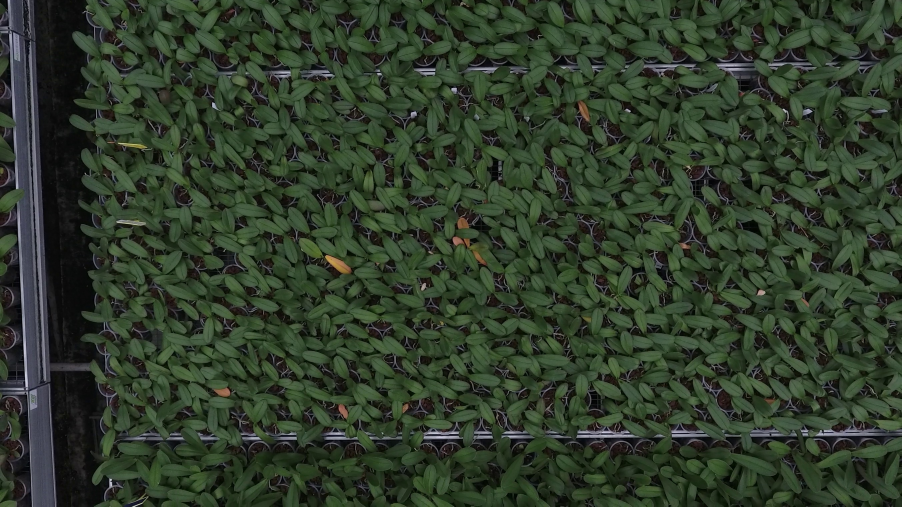
#> input picture IoT/img/002.jpeg, 2704 x 1520 px (shown at 1/3 size)
$ python -i check_image.py   (imports and definitions only)
#> lines starting #> are read from the running program, lines starting #| are printed output that depends on the picture; after the words box and inside, x2 and y2 are one past the last pixel; in counts of white or black regions, pixels touching at a corner belong together
import cv2
import copy
import numpy as np
import PIL.Image as Image
import os
import base64
from pprint import pprint

# Global Variables

# [1 line not run here, left out]
dir = 'resources/images/0*.jpeg'

KEYPOINT_TOTAL_AREA = 0
IMAGE_TOTAL_AREA = 0

# Overall filter values to isolate for sick leaves
LABmin = np.array([68, 110, 138], np.uint8)
LABmax = np.array([255, 162, 255], np.uint8)

# Range filter values for healthy leaves
LABmin_healthy = np.array([0, 83, 124], np.uint8)
LABmax_healthy = np.array([255, 129, 188], np.uint8)

# Range filter values for terrain
LABmin_terrain = np.array([0, 129, 0], np.uint8)
LABmax_terrain = np.array([255, 255, 148], np.uint8)

# Range filter values for yellow leaves and tags (FPs)
HSVmin_yellow = np.array([14, 70, 154], np.uint8)
HSVmax_yellow = np.array([33, 255, 255], np.uint8)


def filterNotInRange(frame, min, max, colorMode):
    """
    Filters the pixel that are NOT in the specified color
    """

    tempFrame = cv2.cvtColor(frame, colorMode)

    mask = cv2.inRange(tempFrame, min, max)

    filtered_frame = cv2.bitwise_and(frame, frame, mask=mask)

    return filtered_frame


def closing(img, kernel):
    """
    Dilatation followed by erosion, fills small holes in image
    based on kernel size.
    """
    return cv2.morphologyEx(img, cv2.MORPH_CLOSE, kernel)


def opening(img, kernel):
    """
    Erosion followed by dilatation, deletes spots on background
    based on kernel size.
    """
    return cv2.morphologyEx(img, cv2.MORPH_OPEN, kernel)


def differentialNode(input, filter):
    return cv2.subtract(input, filter)


def filteringEngine(original, debug=False):
    """
    Main filtering pipeline for a frame.
    """
    processedImage1 = filterNotInRange(original, LABmin_healthy, LABmax_healthy, cv2.COLOR_BGR2LAB)
    processedImage2 = filterNotInRange(original, LABmin_terrain, LABmax_terrain, cv2.COLOR_BGR2LAB)
    processedImage3 = filterNotInRange(original, HSVmin_yellow, HSVmax_yellow, cv2.COLOR_BGR2HSV)

    sum1 = cv2.add(processedImage1, processedImage2)
    sub1 = differentialNode(original, sum1)

    processedImage = filterNotInRange(sub1, LABmin, LABmax, cv2.COLOR_BGR2LAB)

    kernel = np.ones((6, 6), np.uint8)
    temp = closing(processedImage, kernel)

    kernel = np.ones((3, 3), np.uint8)
    out = opening(temp, kernel)

    return out


# [181 lines left out: functions blob_detector, color_transfer, image_stats, _min_max_scale, _scale_array, convert_image_to_bytearray and 1 more, not called in this run]


# [2 lines not run here, left out]

>>> import cv2
>>> picture = cv2.imread('img/002.jpeg')
#> picture is the input picture: shape (1520, 2704, 3); mean B, G, R 42.7, 59.9, 47.3
>>> result = filteringEngine(picture)
#> in filterNotInRange, `tempFrame = cv2.cvtColor(frame, colorMode)`: tempFrame: shape (1520, 2704, 3); mean of channels 0, 1, 2 59.7, 119.3, 136.6
#> in filterNotInRange, `mask = cv2.inRange(tempFrame, min, max)`:
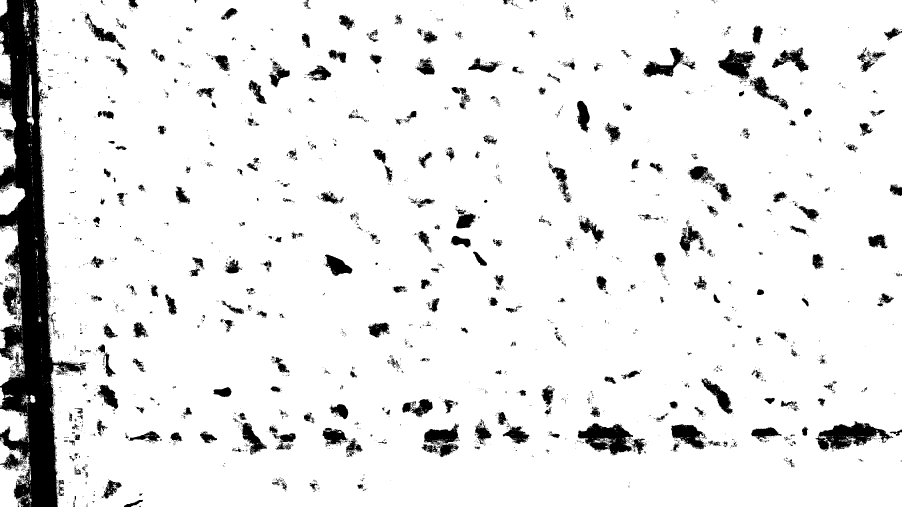
#> mask: shape (1520, 2704) (shown at 1/3 size); 91.3% white; 3799 black regions (3336 under 20 px), largest, box (x1, y1, x2, y2) and area: (0, 0, 259, 1520) 157638, (2446, 1263, 2672, 1354) 9750, (1733, 1269, 1899, 1366) 8939
#> in filterNotInRange, `filtered_frame = cv2.bitwise_and(frame, frame, mask=mask)`:
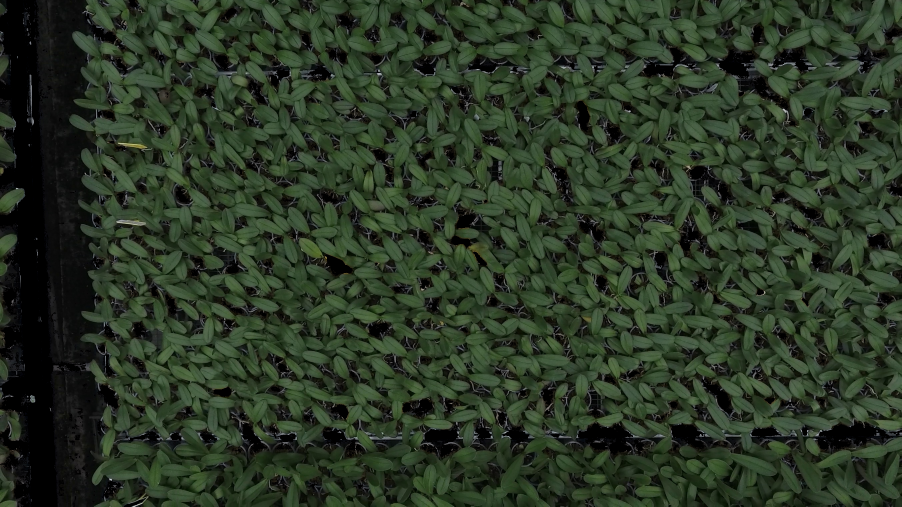
#> filtered_frame: shape (1520, 2704, 3) (shown at 1/3 size); mean B, G, R 37.3, 55, 42.1
#> call 2 of filterNotInRange, with min = array of shape (3,), max = array of shape (3,), colorMode = 44
#> in filterNotInRange (call 2), `mask = cv2.inRange(tempFrame, min, max)`:
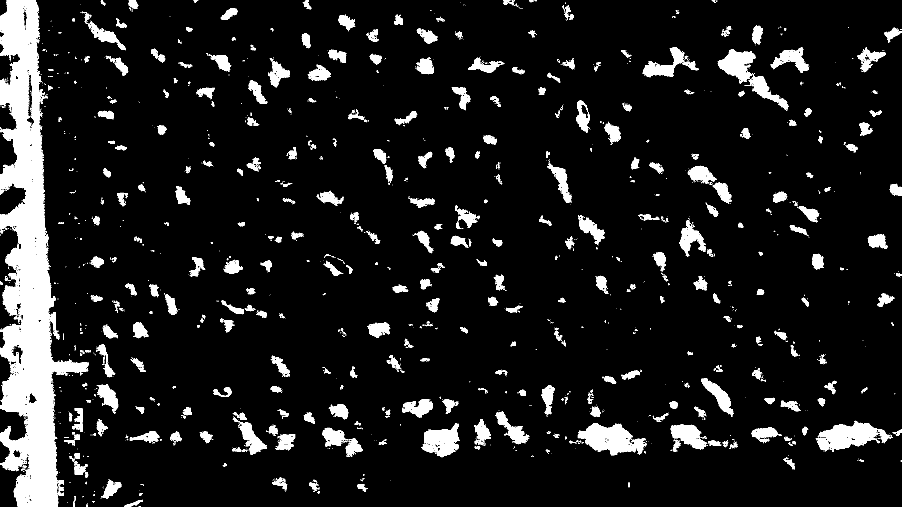
#> mask: shape (1520, 2704) (shown at 1/3 size); 9.3% white; 2915 white regions (2465 under 20 px), largest, box (x1, y1, x2, y2) and area: (0, 0, 267, 1520) 161080, (1733, 1269, 1940, 1366) 10656, (2447, 1262, 2678, 1355) 10183
#> in filterNotInRange (call 2), `filtered_frame = cv2.bitwise_and(frame, frame, mask=mask)`:
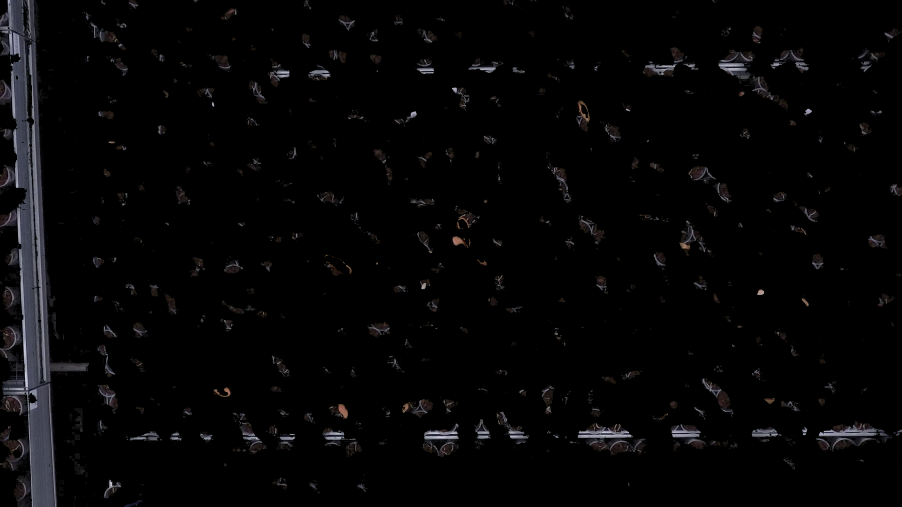
#> filtered_frame: shape (1520, 2704, 3) (shown at 1/3 size); mean B, G, R 5.8, 5.2, 5.4
#> call 3 of filterNotInRange, with min = array of shape (3,), max = array of shape (3,), colorMode = 40
#> in filterNotInRange (call 3), `tempFrame = cv2.cvtColor(frame, colorMode)`: tempFrame: shape (1520, 2704, 3); mean H, S, V 56.4, 87.6, 60.9
#> in filterNotInRange (call 3), `mask = cv2.inRange(tempFrame, min, max)`:
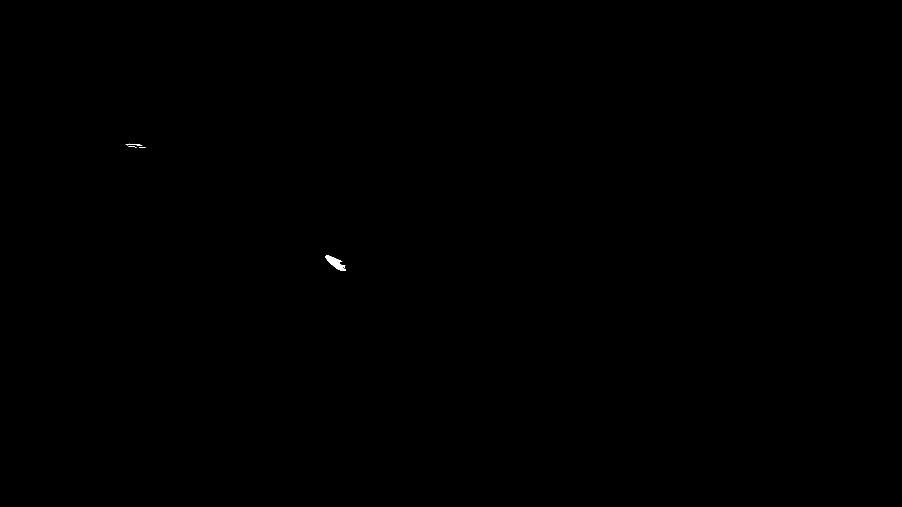
#> mask: shape (1520, 2704) (shown at 1/3 size); 0.03% white; 6 white regions (2 under 20 px), largest, box (x1, y1, x2, y2) and area: (976, 766, 1037, 813) 1204, (377, 431, 427, 437) 90, (417, 441, 436, 443) 32, (386, 438, 410, 442) 28
#> call 4 of filterNotInRange, with min = array of shape (3,), max = array of shape (3,), colorMode = 44
#> in filterNotInRange (call 4), `tempFrame = cv2.cvtColor(frame, colorMode)`: tempFrame: shape (1520, 2704, 3); mean of channels 0, 1, 2 0.3, 128, 128
#> in filterNotInRange (call 4), `mask = cv2.inRange(tempFrame, min, max)`:
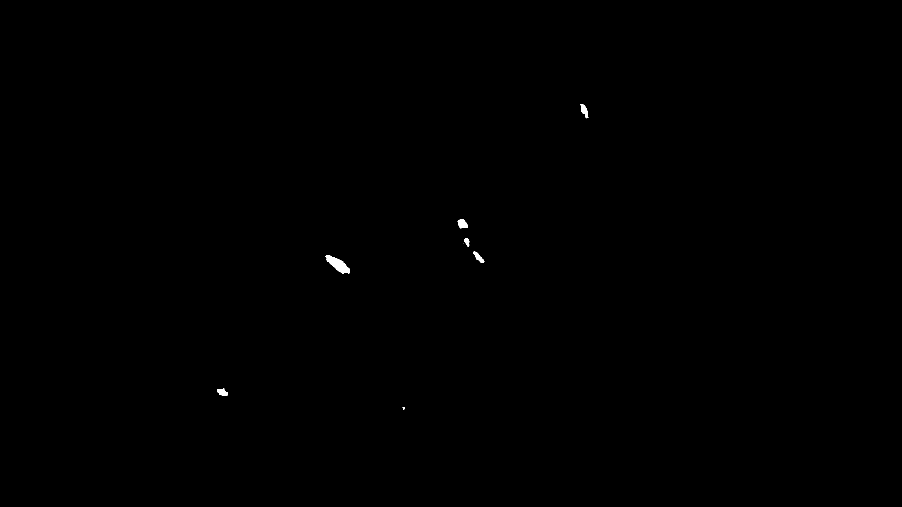
#> mask: shape (1520, 2704) (shown at 1/3 size); 0.1% white; 8 white regions (1 under 20 px), largest, box (x1, y1, x2, y2) and area: (976, 766, 1049, 821) 1858, (1373, 657, 1404, 685) 591, (1741, 312, 1765, 355) 499

$ run again, on IoT/img/photo_2020-09-16_09-57-11.jpg
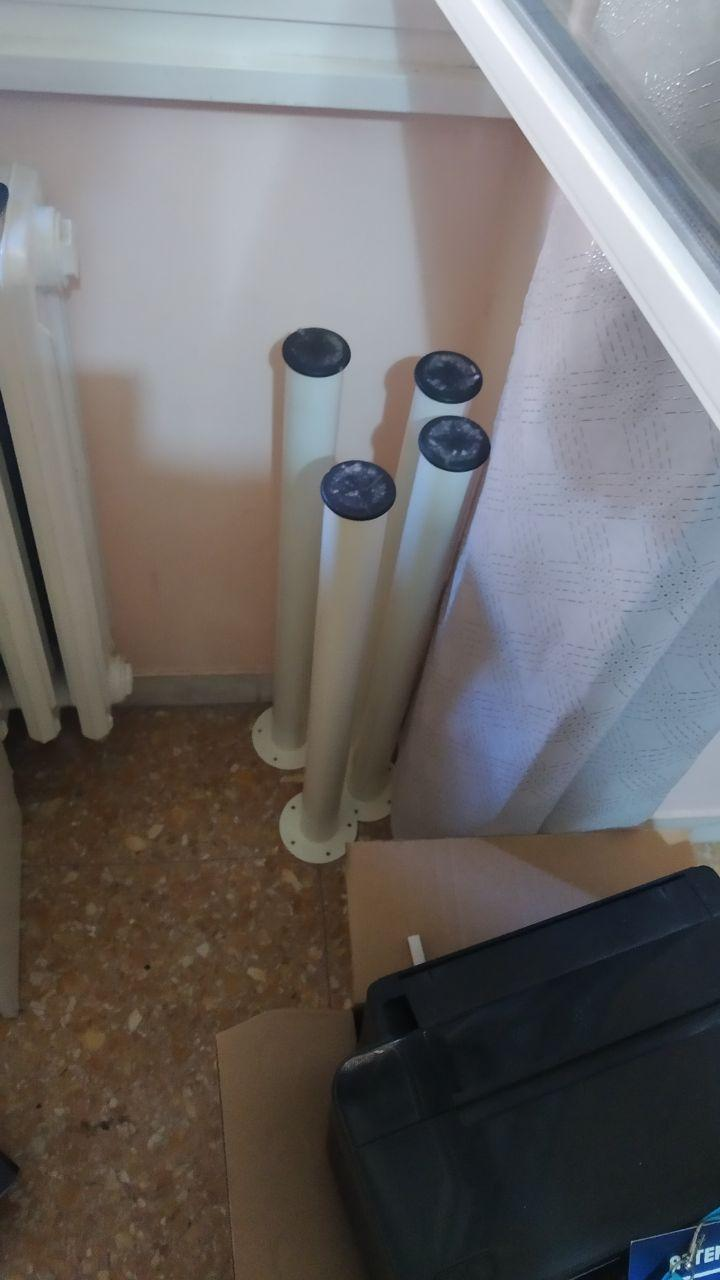
#> input picture IoT/img/photo_2020-09-16_09-57-11.jpg, 720 x 1280 px
#> picture is the input picture: shape (1280, 720, 3); mean B, G, R 106.5, 106.4, 109.3
#> tempFrame: shape (1280, 720, 3); mean of channels 0, 1, 2 113, 129.8, 128.9
#> in filterNotInRange, `mask = cv2.inRange(tempFrame, min, max)`:
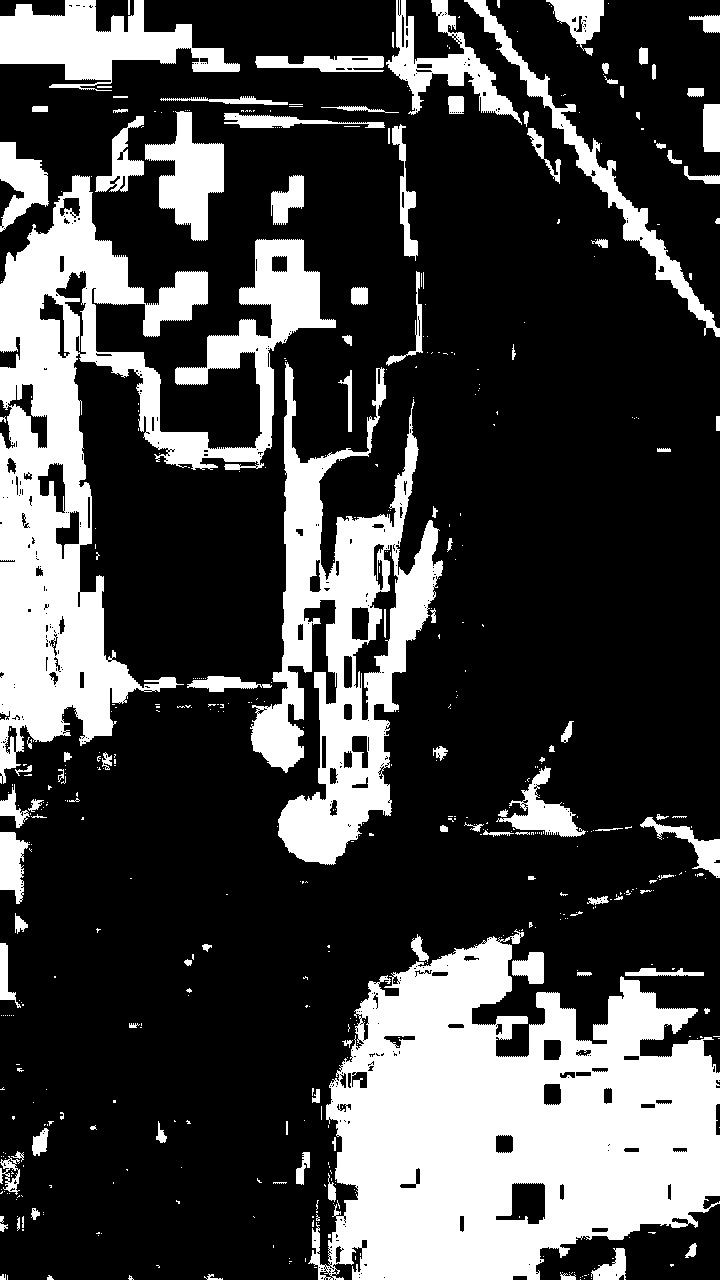
#> mask: shape (1280, 720); 26.8% white; 518 white regions (401 under 20 px), largest, box (x1, y1, x2, y2) and area: (308, 929, 720, 1280) 93009, (0, 175, 336, 784) 62474, (250, 362, 443, 865) 35813
#> mask: shape (1280, 720); 60% white; 557 black regions (459 under 20 px), largest, box (x1, y1, x2, y2) and area: (328, 466, 720, 1280) 156631, (96, 116, 477, 672) 68962, (432, 0, 720, 432) 52347
#> tempFrame: shape (1280, 720, 3); mean H, S, V 69.4, 58.6, 118.7
#> mask: shape (1280, 720); every value is 0
#> filtered_frame: shape (1280, 720, 3); every value is 0
#> in differentialNode, `return cv2.subtract(input, filter)`:
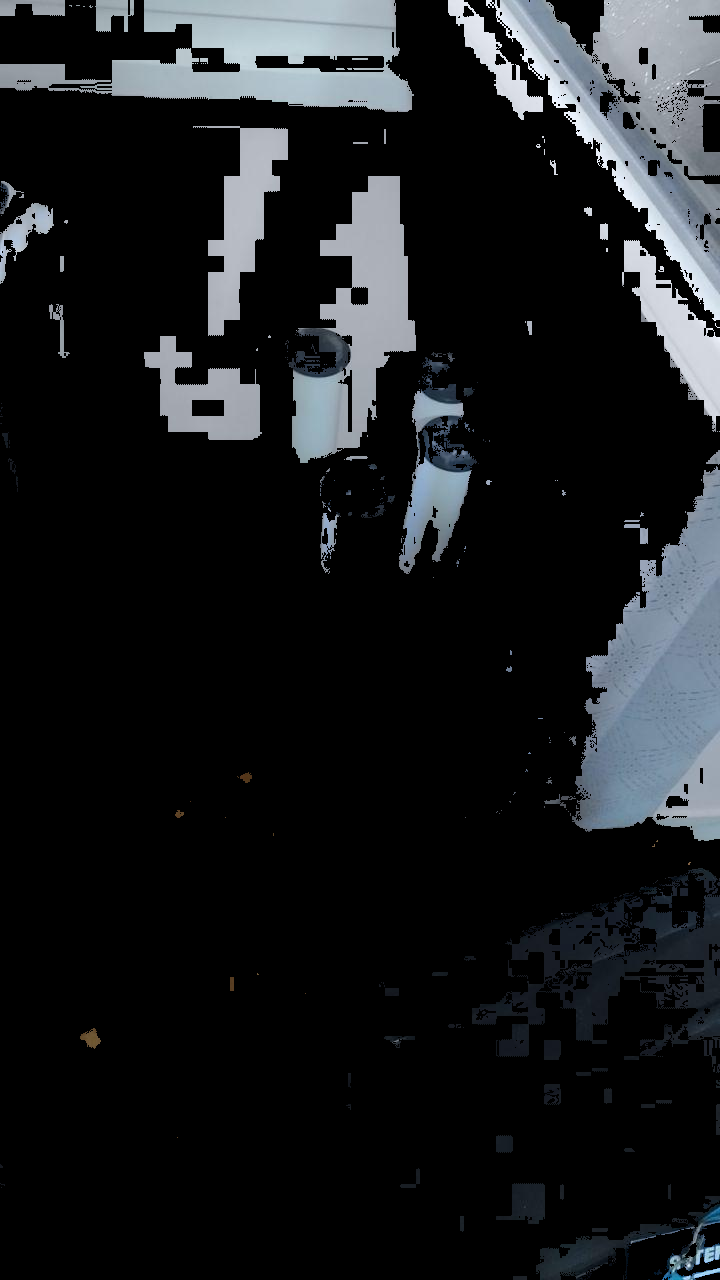
#> returned value: shape (1280, 720, 3); mean of channels 0, 1, 2 30.2, 28, 25.9; drawn as B, G, R
#> tempFrame: shape (1280, 720, 3); mean of channels 0, 1, 2 28.9, 127.7, 126.6
#> mask: shape (1280, 720); 0.04% white; 13 white regions (10 under 20 px), largest, box (x1, y1, x2, y2) and area: (80, 1028, 101, 1049) 239, (230, 977, 234, 991) 55, (175, 810, 184, 818) 45
